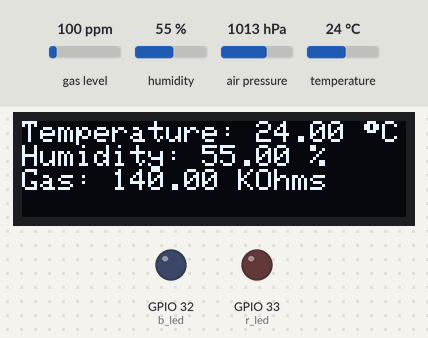
A sketch run on a simulated ESP32. Shown: 128×32 one-colour display, output pins drawn as LEDs (lit = HIGH). The inputs (shaded band) are chosen by the test bench; at power-on: humidity 55 %, temperature 24 °C, gas level 100 ppm, air pressure 1013 hPa. WiFi joins after 1.5 s; servers stay silent unless stated; the display library's start-up logo is not drawn; what the sketch prints to the serial monitor is not drawn.

Above: at 8.3 s.
8.4 s: humidity set to 46 %
At 10.2 s:
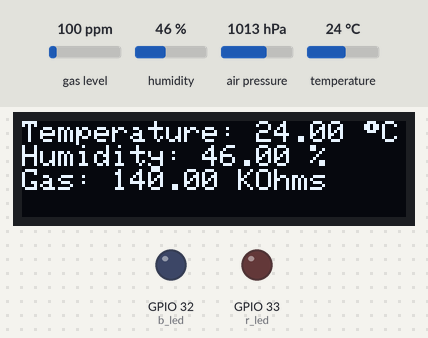
10.8 s: humidity set to 43 %
At 13.1 s:
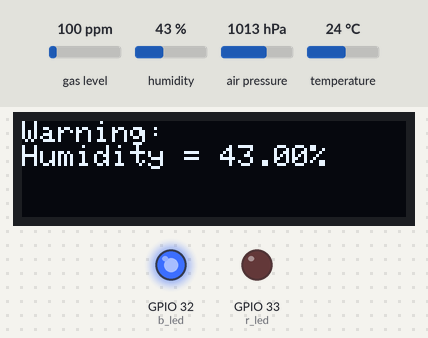
13.4 s: temperature set to 34.4 °C
15.6 s: temperature set to 35.4 °C
At 17.8 s:
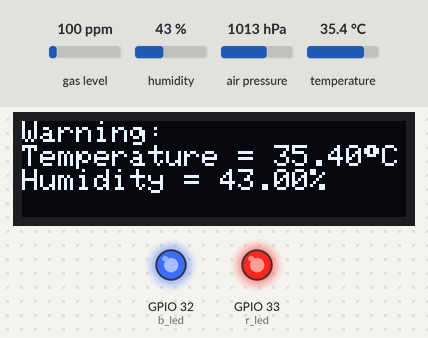
18.1 s: temperature set to 28 °C
At 20.0 s:
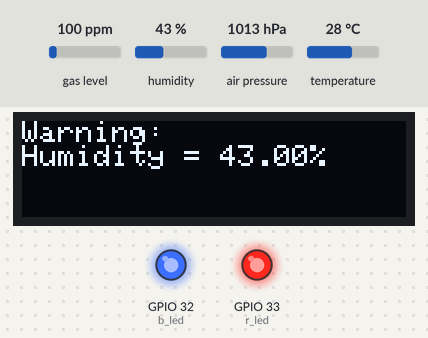
Timing chart, 0 to 21.5 s (numbered marks = the images above; inputs shaded):
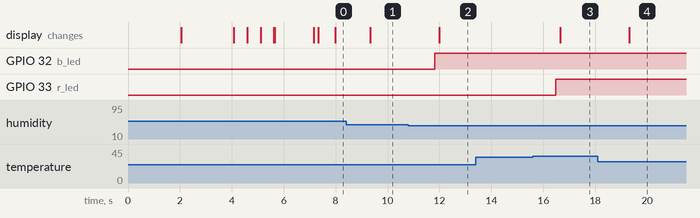

Measured:
- the behaviour switches between 45 and 44 % on humidity (found by bisection; images 1 and 2)
- the behaviour switches between 35 and 35.1 °C on temperature (found by bisection; images 2 and 3)
- after the input at 8.4 s, the display: changes after 0.93 s (image 1)
- after the input at 10.8 s, GPIO 32 (b_led): LOW → HIGH after 1.0 s; the display: changes after 1.2 s (image 2)
- after the input at 13.4 s, every drawn part: stays the same
- after the input at 15.6 s, GPIO 33 (r_led): LOW → HIGH after 0.89 s; the display: changes after 1.1 s (image 3)
- after the input at 18.1 s, the display: changes after 1.2 s (image 4)

The sketch:

Prototype_2.ino
```cpp
//For Wifi
#include <WiFi.h>
#include <HTTPClient.h>

//For RTC
//#include <rtc.h>

//For OLED Display, BME680
#include <Wire.h>

//For OLED Display
#include <Adafruit_GFX.h>
#include <Adafruit_SSD1306.h>

//Needed for BME680 sensor
#include <Adafruit_BME680.h>

//OLED Display
// OLED display width, in pixels
#define SCREEN_WIDTH 128
// OLED display height, in pixels
#define SCREEN_HEIGHT 32
// Declaration for an SSD1306 display connected to I2C (SDA, SCL pins)
// The pins for I2C are defined by the Wire-library.
// Reset pin # (or -1 if sharing Arduino reset pin)
#define OLED_RESET -1
 //0x3D for 128x64, 0x3C for 128x32
#define SCREEN_ADDRESS 0x3C
Adafruit_SSD1306 display(SCREEN_WIDTH, SCREEN_HEIGHT, &Wire, OLED_RESET);

//BME680 Sensor
#define SEALEVELPRESSURE_HPA (1013.25)
//I2C
Adafruit_BME680 bme;

// Set our wifi name and password
const char* ssid = "BT-PMAHKZ_EXT";
const char* password = "rGLdfry6JVC9qX";

//Variables to send data to webpage
String URL = "http://192.168.1.113/rfidattendance/getdata.php"; //computer IP or the server domain
String getData, Link;

// Assign variables to send data every minute
unsigned long lastTime = 0;
unsigned long timerDelay = 30000;
double temp, humidity, gas;

//Limits - ball python example
double h_temp = 35;
double l_temp = 20;
double h_humidity = 65;
double l_humidity = 45;
double h_gas;
double l_gas;
String warning = "Warning:";

#define b_led 32
#define r_led 33

void setup() {
  Serial.begin(9600);

  pinMode(b_led, OUTPUT);
  pinMode(r_led, OUTPUT);

  /*digitalWrite(b_led, HIGH);
  digitalWrite(r_led, HIGH);
  delay(3000);
  //Turn leds off
  digitalWrite(b_led, LOW);
  digitalWrite(r_led, LOW);*/

  //Check OLED wired correctly
  //SSD1306_SWITCHCAPVCC = generate display voltage from 3.3V internally
  if(!display.begin(SSD1306_SWITCHCAPVCC, SCREEN_ADDRESS)) {
    Serial.println(F("SSD1306 allocation failed"));
    for(;;); // Don't proceed, loop forever
  }

  //Text settings
  //Normal 1:1 pixel scale
  display.setTextSize(1);
  //Draw white text
  display.setTextColor(WHITE);
  //Start at top-left corner
  display.setCursor(0, 0);

  // Show initial display buffer contents on the screen --
  // the library initializes this with an Adafruit splash screen.
  display.display();
  // Pause for 2 seconds
  delay(2000);

  //Clear buffer
  display.clearDisplay();

  //Display static text
  display.println("Habitat Monitoring"); display.println("V2.0");
  //Call display() after commands to make them visible on screen
  display.display();
  delay(2000);

  //Clear screen
  display.clearDisplay();
  display.display();
  //Start at top-left corner
  display.setCursor(0,0);


  //Attempt to connect to wifi
  WiFi.begin(ssid, password);
  //Print status to the serial monitor and display
  Serial.println("Connecting");
  display.print("Connecting");
  display.display();

  // Wait for wifi to connect
  while(WiFi.status() != WL_CONNECTED) {
    delay(500);
    Serial.print(".");
    display.print(".");
    display.display();
  }

  Serial.println("");
  Serial.print("Connected to WiFi network with IP Address: ");
  Serial.println(WiFi.localIP());
  display.clearDisplay();
  display.display();
  display.setCursor(0,0);
  display.print("Connected to WiFi \nnetwork - ");
  display.println(WiFi.localIP());
  display.display();

  delay(1500);
  //Clear screen
  display.clearDisplay();
  display.display();


  //Check BME680 sensor wired correctly
  if (!bme.begin()) {
    Serial.println(F("Could not find a valid BME680 sensor, check wiring!"));
    while (1);
  }

  // Set up oversampling and filter initialization
  bme.setTemperatureOversampling(BME680_OS_8X);
  bme.setHumidityOversampling(BME680_OS_2X);
  bme.setPressureOversampling(BME680_OS_4X);
  bme.setIIRFilterSize(BME680_FILTER_SIZE_3);
  bme.setGasHeater(320, 150); // 320*C for 150 ms
}

void loop() {
  //check if there's a connection to Wi-Fi or not
  if(!WiFi.isConnected()){
    connectToWiFi();    //Retry to connect to Wi-Fi
  }

  //Get sensor readings
  temp = bme.temperature;
  humidity = bme.humidity;
  gas = bme.gas_resistance / 1000.0;

  //If temp too low
  if((temp < l_temp) && temp != 0)
  {
    //Turn on blue led
    digitalWrite(b_led, HIGH);
    //r_led = 0;
    warning += "\nTemperature = " + String(temp) + char(247) + "C";
  }
  //If temp too high
  else if(temp > h_temp)
  {
    //Turn on red led
    digitalWrite(r_led, HIGH);
    //b_led = 0;
    warning += "\nTemperature = " + String(temp) + char(247) + "C";
  }

  //If humidity too low
  if((humidity < l_humidity) && humidity != 0)
  {
    //Turn on blue led
    digitalWrite(b_led, HIGH);
    //r_led = 0;
    warning += "\nHumidity = " + String(humidity) + "%";
  }
  //If humidity too high
  else if(humidity > h_humidity)
  {
    //Turn on red led
    digitalWrite(r_led, HIGH);
    //b_led = 0;
    warning += "\nHumidity = " + String(humidity) + "%";
  }

  //Check if its been a 30s
  if ((millis() - lastTime) > timerDelay) {
    //Send data to webpage
    sendData(temp, humidity, gas);
    lastTime = millis();
  }

  //Start at top-left corner
  display.setCursor(0,0);
  //Clear buffer
  display.clearDisplay();

  if (! bme.performReading()) {
    Serial.println("Failed to perform reading :(");
    return;
  }

  //If warning message waiting
  if(warning != "Warning:")
  {
    //Print warning to display
    display.print(warning);
    display.display();
    //Reset warning
    warning = "Warning:";
  }
  else
  {
    //Turn leds off
    digitalWrite(b_led, LOW);
    digitalWrite(r_led, LOW);

    //Print sensor values
    display.print("Temperature: "); display.print(temp); display.print(" "); display.write(247); display.println("C");
    display.print("Humidity: "); display.print(humidity); display.println(" %");
    display.print("Gas: "); display.print(gas); display.println(" KOhms");
    display.display();

    //Reset warning
    warning = "Warning:";
  }

  //Wait 0.5s
  delay(500);
}

void sendData(double temp, double humdity, double gas){
  if(WiFi.isConnected()) {
    // Initialize our HTTP client
    HTTPClient http;

    //GET data
    //Add sensor data to GET array in order to send it
    getData = "?temp=" + String(temp) + "&humidity=" + String(humdity) + "&gas=" + String(gas);
    //GET method
    Link = URL + getData;
    http.begin(Link); // Initialize our HTTP request

    int httpResponseCode = http.GET(); // Send HTTP request
    String payload = http.getString();    //Get the response payload

    Serial.println(payload);    //Print request response payload

    //Check for good HTTP status code
    if (httpResponseCode > 0)
    {
      Serial.print("HTTP Response code: ");
      Serial.println(httpResponseCode);
    }
    else
    {
      Serial.print("Error code: ");
      Serial.println(httpResponseCode);
    }
    //Close connection
    http.end();
  }
}

void connectToWiFi(){
    WiFi.mode(WIFI_OFF);        //Prevents reconnection issue (taking too long to connect)
    delay(1000);
    WiFi.mode(WIFI_STA);

    Serial.print("Connecting to ");
    Serial.println(ssid);
    //Clear screen
    display.clearDisplay();
    display.display();
    //Start at top-left corner
    display.setCursor(0,0);
    display.print("Connecting to ");
    display.println(ssid);
    display.display();

    WiFi.begin(ssid, password);

    while (WiFi.status() != WL_CONNECTED) {
      delay(500);
      Serial.print(".");
      display.print(".");
      display.display();
    }
    Serial.println("");
    Serial.println("Connected");
    display.println("");
    display.println("Connected");
    display.display();

    Serial.print("IP address: ");
    Serial.println(WiFi.localIP());  //IP address assigned to your ESP

    delay(1000);

    //Clear screen
    display.clearDisplay();
    display.display();
}
```
